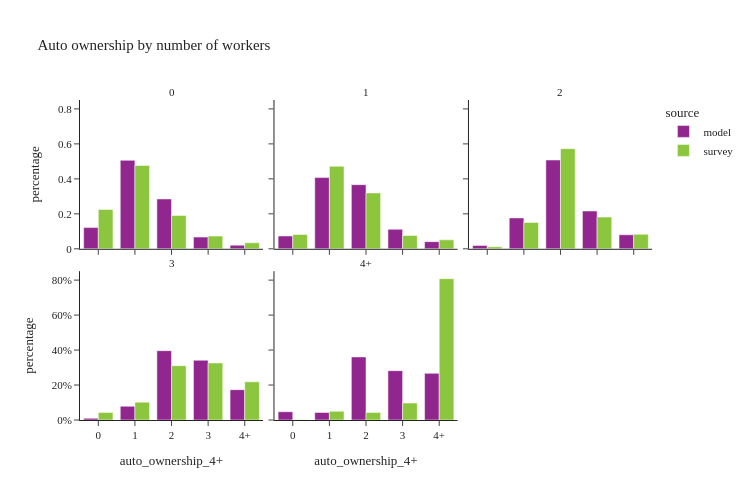

Notebook cell for this chart:
### Code cell
util.plot_share_facetbar(hh_data, 'hh_weight', share_col="auto_ownership_4+", title="Auto ownership by number of workers", 
                            facet_col="num_workers_4+", facet_col_wrap=3, height=500, orientation='v')

### Figure 1 — Plotly figure (JSON) as saved in the notebook; plotly's stock layout.template omitted (floating-point values rounded to 4 significant figures)
{"data": [{"alignmentgroup": "True", "customdata": [[43070], [179767], [101271], [23788], [7413]], "hovertemplate": "source=model<br>num_workers_4+=0<br>auto_ownership_4+=%{x}<br>percentage=%{y}<br>sample_size=%{customdata[0]}<extra></extra>", "legendgroup": "model", "marker": {"color": "#91268F", "pattern": {"shape": ""}}, "name": "model", "offsetgroup": "model", "orientation": "v", "showlegend": true, "textposition": "auto", "type": "bar", "x": ["0", "1", "2", "3", "4+"], "xaxis": "x4", "y": [0.1212, 0.5059, 0.285, 0.06695, 0.02086], "yaxis": "y4"}, {"alignmentgroup": "True", "customdata": [[46691], [259726], [233977], [71136], [26160]], "hovertemplate": "source=model<br>num_workers_4+=1<br>auto_ownership_4+=%{x}<br>percentage=%{y}<br>sample_size=%{customdata[0]}<extra></extra>", "legendgroup": "model", "marker": {"color": "#91268F", "pattern": {"shape": ""}}, "name": "model", "offsetgroup": "model", "orientation": "v", "showlegend": false, "textposition": "auto", "type": "bar", "x": ["0", "1", "2", "3", "4+"], "xaxis": "x5", "y": [0.07322, 0.4073, 0.3669, 0.1116, 0.04102], "yaxis": "y5"}, {"alignmentgroup": "True", "customdata": [[9731], [89131], [256162], [109027], [40415]], "hovertemplate": "source=model<br>num_workers_4+=2<br>auto_ownership_4+=%{x}<br>percentage=%{y}<br>sample_size=%{customdata[0]}<extra></extra>", "legendgroup": "model", "marker": {"color": "#91268F", "pattern": {"shape": ""}}, "name": "model", "offsetgroup": "model", "orientation": "v", "showlegend": false, "textposition": "auto", "type": "bar", "x": ["0", "1", "2", "3", "4+"], "xaxis": "x6", "y": [0.01929, 0.1767, 0.5078, 0.2161, 0.08011], "yaxis": "y6"}, {"alignmentgroup": "True", "customdata": [[982], [7778], [39349], [33915], [17201]], "hovertemplate": "source=model<br>num_workers_4+=3<br>auto_ownership_4+=%{x}<br>percentage=%{y}<br>sample_size=%{customdata[0]}<extra></extra>", "legendgroup": "model", "marker": {"color": "#91268F", "pattern": {"shape": ""}}, "name": "model", "offsetgroup": "model", "orientation": "v", "showlegend": false, "textposition": "auto", "type": "bar", "x": ["0", "1", "2", "3", "4+"], "xaxis": "x", "y": [0.009897, 0.07839, 0.3966, 0.3418, 0.1734], "yaxis": "y"}, {"alignmentgroup": "True", "customdata": [[406], [368], [3093], [2419], [2287]], "hovertemplate": "source=model<br>num_workers_4+=4+<br>auto_ownership_4+=%{x}<br>percentage=%{y}<br>sample_size=%{customdata[0]}<extra></extra>", "legendgroup": "model", "marker": {"color": "#91268F", "pattern": {"shape": ""}}, "name": "model", "offsetgroup": "model", "orientation": "v", "showlegend": false, "textposition": "auto", "type": "bar", "x": ["0", "1", "2", "3", "4+"], "xaxis": "x2", "y": [0.04736, 0.04293, 0.3608, 0.2822, 0.2668], "yaxis": "y2"}, {"alignmentgroup": "True", "customdata": [[236], [422], [243], [77], [27]], "hovertemplate": "source=survey<br>num_workers_4+=0<br>auto_ownership_4+=%{x}<br>percentage=%{y}<br>sample_size=%{customdata[0]}<extra></extra>", "legendgroup": "survey", "marker": {"color": "#8CC63E", "pattern": {"shape": ""}}, "name": "survey", "offsetgroup": "survey", "orientation": "v", "showlegend": true, "textposition": "auto", "type": "bar", "x": ["0", "1", "2", "3", "4+"], "xaxis": "x4", "y": [0.2249, 0.4769, 0.1911, 0.07261, 0.03453], "yaxis": "y4"}, {"alignmentgroup": "True", "customdata": [[333], [878], [315], [67], [34]], "hovertemplate": "source=survey<br>num_workers_4+=1<br>auto_ownership_4+=%{x}<br>percentage=%{y}<br>sample_size=%{customdata[0]}<extra></extra>", "legendgroup": "survey", "marker": {"color": "#8CC63E", "pattern": {"shape": ""}}, "name": "survey", "offsetgroup": "survey", "orientation": "v", "showlegend": false, "textposition": "auto", "type": "bar", "x": ["0", "1", "2", "3", "4+"], "xaxis": "x5", "y": [0.08182, 0.472, 0.3194, 0.07574, 0.05106], "yaxis": "y5"}, {"alignmentgroup": "True", "customdata": [[63], [371], [519], [105], [40]], "hovertemplate": "source=survey<br>num_workers_4+=2<br>auto_ownership_4+=%{x}<br>percentage=%{y}<br>sample_size=%{customdata[0]}<extra></extra>", "legendgroup": "survey", "marker": {"color": "#8CC63E", "pattern": {"shape": ""}}, "name": "survey", "offsetgroup": "survey", "orientation": "v", "showlegend": false, "textposition": "auto", "type": "bar", "x": ["0", "1", "2", "3", "4+"], "xaxis": "x6", "y": [0.01169, 0.1509, 0.5729, 0.1814, 0.0831], "yaxis": "y6"}, {"alignmentgroup": "True", "customdata": [[6], [15], [31], [35], [20]], "hovertemplate": "source=survey<br>num_workers_4+=3<br>auto_ownership_4+=%{x}<br>percentage=%{y}<br>sample_size=%{customdata[0]}<extra></extra>", "legendgroup": "survey", "marker": {"color": "#8CC63E", "pattern": {"shape": ""}}, "name": "survey", "offsetgroup": "survey", "orientation": "v", "showlegend": false, "textposition": "auto", "type": "bar", "x": ["0", "1", "2", "3", "4+"], "xaxis": "x", "y": [0.04247, 0.1021, 0.3106, 0.3264, 0.2184], "yaxis": "y"}, {"alignmentgroup": "True", "customdata": [[1], [8], [6], [5], [13]], "hovertemplate": "source=survey<br>num_workers_4+=4+<br>auto_ownership_4+=%{x}<br>percentage=%{y}<br>sample_size=%{customdata[0]}<extra></extra>", "legendgroup": "survey", "marker": {"color": "#8CC63E", "pattern": {"shape": ""}}, "name": "survey", "offsetgroup": "survey", "orientation": "v", "showlegend": false, "textposition": "auto", "type": "bar", "x": ["0", "1", "2", "3", "4+"], "xaxis": "x2", "y": [0.001362, 0.04979, 0.04348, 0.09689, 0.8085], "yaxis": "y2"}], "layout": {"annotations": [{"font": {}, "showarrow": false, "text": "3", "x": 0.16, "xanchor": "center", "xref": "paper", "y": 0.465, "yanchor": "bottom", "yref": "paper"}, {"font": {}, "showarrow": false, "text": "4+", "x": 0.5, "xanchor": "center", "xref": "paper", "y": 0.465, "yanchor": "bottom", "yref": "paper"}, {"font": {}, "showarrow": false, "text": "0", "x": 0.16, "xanchor": "center", "xref": "paper", "y": 1.0, "yanchor": "bottom", "yref": "paper"}, {"font": {}, "showarrow": false, "text": "1", "x": 0.5, "xanchor": "center", "xref": "paper", "y": 1.0, "yanchor": "bottom", "yref": "paper"}, {"font": {}, "showarrow": false, "text": "2", "x": 0.84, "xanchor": "center", "xref": "paper", "y": 1.0, "yanchor": "bottom", "yref": "paper"}], "barmode": "group", "height": 500, "legend": {"title": {"text": "source"}, "tracegroupgap": 0}, "title": {"text": "Auto ownership by number of workers"}, "width": 750, "xaxis": {"anchor": "y", "domain": [0.0, 0.32], "title": {"text": "auto_ownership_4+"}}, "xaxis2": {"anchor": "y2", "domain": [0.34, 0.66], "matches": "x", "title": {"text": "auto_ownership_4+"}}, "xaxis3": {"anchor": "y3", "domain": [0.68, 1.0], "matches": "x", "title": {"text": "auto_ownership_4+"}}, "xaxis4": {"anchor": "y4", "domain": [0.0, 0.32], "matches": "x", "showticklabels": false}, "xaxis5": {"anchor": "y5", "domain": [0.34, 0.66], "matches": "x", "showticklabels": false}, "xaxis6": {"anchor": "y6", "domain": [0.68, 1.0], "matches": "x", "showticklabels": false}, "yaxis": {"anchor": "x", "domain": [0.0, 0.465], "tickformat": ".0%", "title": {"text": "percentage"}}, "yaxis2": {"anchor": "x2", "domain": [0.0, 0.465], "matches": "y", "showticklabels": false, "tickformat": ".0%"}, "yaxis3": {"anchor": "x3", "domain": [0.0, 0.465], "matches": "y", "showticklabels": false}, "yaxis4": {"anchor": "x4", "domain": [0.535, 1.0], "matches": "y", "title": {"text": "percentage"}}, "yaxis5": {"anchor": "x5", "domain": [0.535, 1.0], "matches": "y", "showticklabels": false}, "yaxis6": {"anchor": "x6", "domain": [0.535, 1.0], "matches": "y", "showticklabels": false}}}
